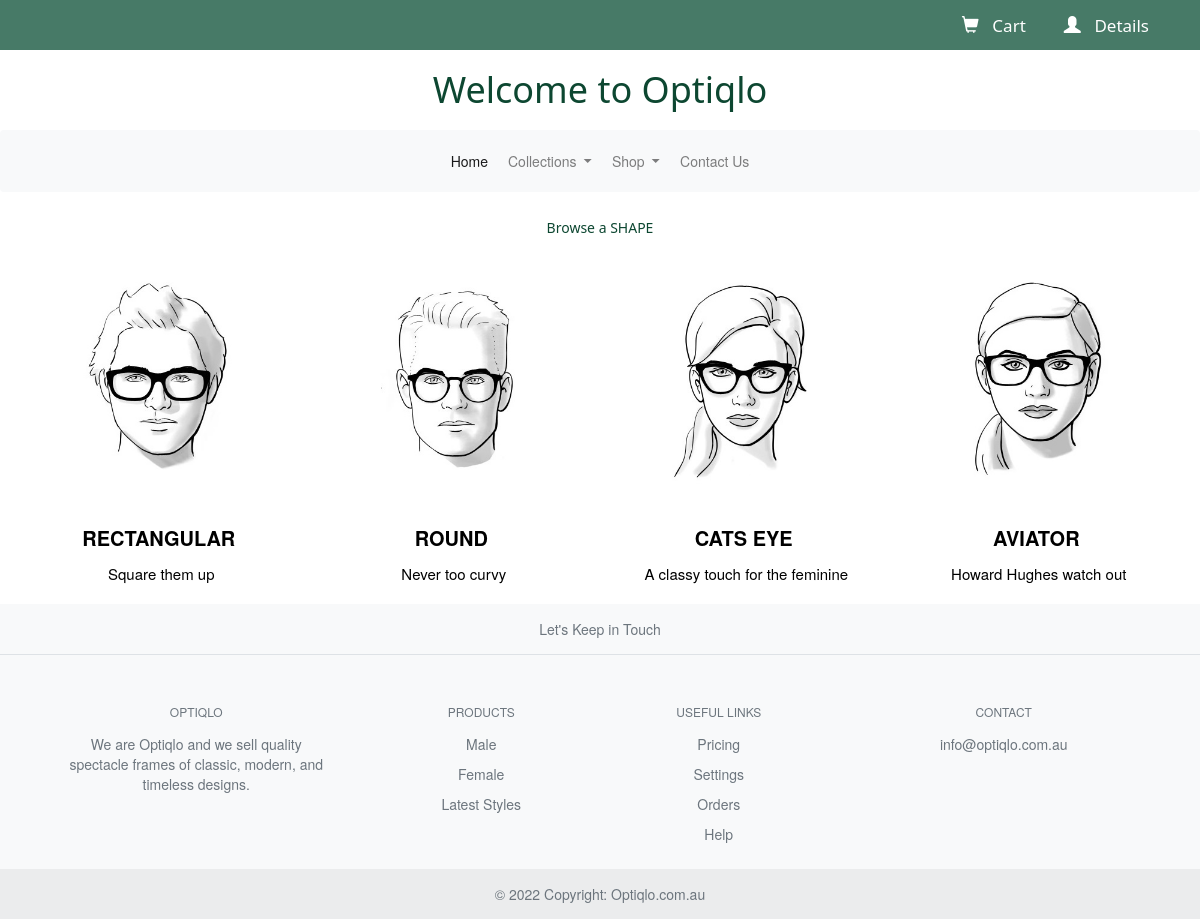
Screenshot of /shapes/ with the database file from the repository.
### optiqlo/models.py (models this page shows, shortened)
class Shape(db.Model):
    __tablename__='shapes'
    id = db.Column(db.Integer, primary_key=True)
    name = db.Column(db.String(64), unique=True)
    description = db.Column(db.String(500), nullable=False)
    image = db.Column(db.String(60), nullable=False)

### optiqlo/views.py (the view)
@bp.route('/shapes/')
def shapes():
    shapes = Shape.query.order_by(Shape.id).all()
    return render_template('shapes.html', shapes = shapes)

### optiqlo/templates/shapes.html
{% extends 'base.html' %}
{% block main %}
<section>
    <div class="text-dark text-center">
        <div>
            <p class="hero-content">Browse a SHAPE</p>
        </div>
    </div>
    {% for shape in shapes%}
    <div class="col-sm-6 col-md-6 col-lg-4 col-xl-3">
        <div id="{{shape.id}}" class="product-content">
          <div class="product-img">
            <a href="{{ url_for('main.shapesglasses', shapeid=shape.id) }}">
              <img src="{{url_for('static', filename='img/'+shape.image)}}" alt="Card image">
            </a>
          </div>
          <div id="{{shape.id}}" class="product-info text-center">
            <p class="product-title">{{shape.name}}</p>
            <p class="product-price">{{shape.description}}</p>
          </div>
        </div>
      </div>
    {% endfor %}
</section>
{% endblock %}

### optiqlo/static/css/style.css (style rules this page uses)
body, html { height: 100%; }
.hero-content { position: relative; font-family: "Monserrat", 'Segoe UI', Tahoma, Geneva, Verdana, sans-serif; color: #0d4731; text-align: center; margin: 0.625rem; z-index: 1000; }
:root { --white-light: rgba(255, 255, 255, 0.7); --alice-blue: rgba(22, 177, 103, 0.5); --carribean-green: rgba(94, 215, 163, 0.982); --grey: rgba(244, 235, 235, 0.625); }
* { padding: 0; margin: 0; box-sizing: border-box; }
body, html { font-family: 'Trebuchet MS', sans-serif; }
img { width: 100%; display: block; }
.product-content { background: var(white); }
.product-img { background: var(--white-light); box-shadow: 0 0 x 10px var(--white-light); width: 270px; height: 270px; margin: 0 auto; border-radius: 50%; transition: background 0.5s ease; }
.product-info { background: white; padding: 1rem; justify-content: center; align-items: center; }
.product-title { color: black; text-decoration: none; font-size: 2rem; text-transform: uppercase; font-weight: bold; padding-right: 5px; }
.product-price { color: black; font-size: 1.5rem; display: inline-block; padding-left: 0; }
.product-img img { transition: transform 0.6s ease; }

### rows the page displays
Shape: image (picture), name "RECTANGULAR", description "Square them up"
Shape: image (picture), name "ROUND", description "Never too curvy"
Shape: image (picture), name "CATS EYE", description "A classy touch for the feminine"
Shape: image (picture), name "AVIATOR", description "Howard Hughes watch out"
